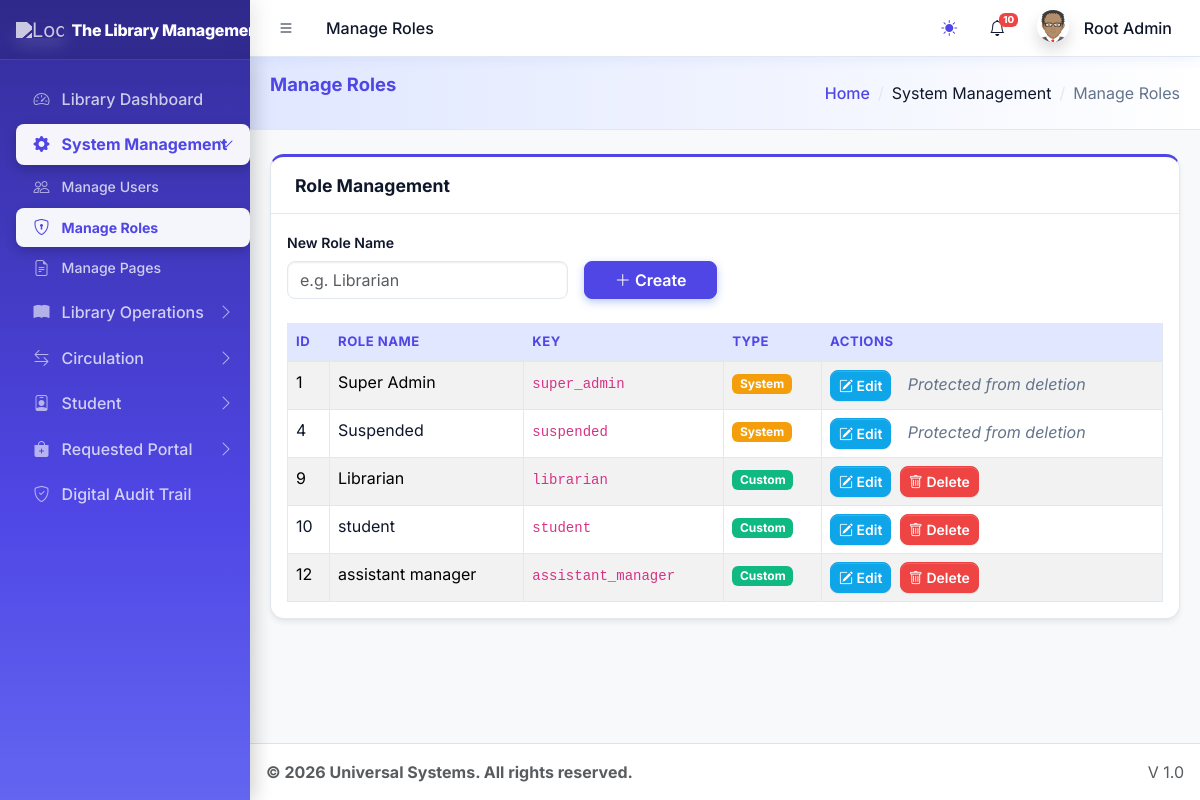
/dashboards/super_admin/manage_roles.php (signed in), run on the app's committed database.
### tables this page shows
CREATE TABLE `sys_pages` (
  `id` int(11) NOT NULL,
  `parent_id` int(11) DEFAULT 0,
  `page_name` varchar(100) NOT NULL,
  `page_url` varchar(255) DEFAULT '#',
  `icon_class` varchar(50) DEFAULT 'bi bi-circle',
  `sort_order` int(11) DEFAULT 0
);

CREATE TABLE `sys_roles` (
  `id` int(11) NOT NULL,
  `role_name` varchar(50) NOT NULL,
  `role_key` varchar(50) NOT NULL,
  `is_system_role` tinyint(1) DEFAULT 0 COMMENT '1=Cannot Delete'
);

### core/library_functions.php (called while the page is built, shortened)
<?php
class Library {
    private $pdo;
    public function __construct($pdo) {
        $this->pdo = $pdo;
    }
    public function getUnreadNotifications($userId, $limit = 10) {
        try {
            $stmt = $this->pdo->prepare("SELECT * FROM lib_notifications WHERE user_id = ? AND is_read = 0 ORDER BY created_at DESC LIMIT ?");
            $stmt->bindValue(1, $userId, PDO::PARAM_INT);
            $stmt->bindValue(2, (int)$limit, PDO::PARAM_INT);
            $stmt->execute();
            return $stmt->fetchAll();
        } catch (PDOException $e) { return []; }
    }
}
?>

### dashboards/super_admin/manage_roles.php (the view, shortened to what this page needs)
<?php
require_once '../../includes/header.php';
?>
<div class="card card-primary card-outline mb-4">
    <div class="card-header">
        <h3 class="card-title">Role Management</h3>
    </div>
    <div class="card-body">
        <form method="POST" class="row g-3 mb-4 align-items-end">
            <div class="col-md-4">
                <label class="form-label">New Role Name</label>
                <input type="text" name="role_name" class="form-control" required placeholder="e.g. Librarian">
            </div>
            <div class="col-md-2">
                <button type="submit" name="create_role" class="btn btn-primary w-100"><i class="bi bi-plus-lg"></i> Create</button>
            </div>
        </form>
        <table class="table table-bordered table-striped">
            <thead>
                <tr>
                    <th>ID</th>
                    <th>Role Name</th>
                    <th>Key</th>
                    <th>Type</th>
                    <th>Actions</th>
                </tr>
            </thead>
            <tbody>
                <?php
                $stmt = $pdo->query("SELECT * FROM sys_roles");
                while($row = $stmt->fetch()):
                    $badge = $row['is_system_role'] ? '<span class="badge text-bg-warning">System</span>' : '<span class="badge text-bg-success">Custom</span>';
                ?>
                <tr>
                    <td><?= $row['id'] ?></td>
                    <td><?= htmlspecialchars($row['role_name']) ?></td>
                    <td><code><?= $row['role_key'] ?></code></td>
                    <td><?= $badge ?></td>
                    <td>
                        <button class="btn btn-sm btn-info text-white me-1" onclick='openEditModal(<?= json_encode($row) ?>)'>
                            <i class="bi bi-pencil-square"></i> Edit
                        </button>
                        <?php if(!$row['is_system_role']): ?>
                        <a href="?delete=<?= $row['id'] ?>" class="btn btn-sm btn-danger" onclick="return confirm('Users with this role will be suspended. Continue?')">
                            <i class="bi bi-trash"></i> Delete
                        </a>
                        <?php else: ?>
                            <span class="text-muted fst-italic ms-2">Protected from deletion</span>
                        <?php endif; ?>
                    </td>
                </tr>
                <?php endwhile; ?>
            </tbody>
        </table>
    </div>
</div>
<?php require_once '../../includes/footer.php'; ?>

### includes/header.php (shortened to what this page needs)
<?php
require_once __DIR__ . '/../core/session.php';
$settings = [];
$stmt = $pdo->query("SELECT * FROM system_settings");
while ($row = $stmt->fetch()) {
    $settings[$row['setting_key']] = $row['setting_value'];
}
$current_url = substr($_SERVER['SCRIPT_NAME'], strlen('/universal/'));
$pageStmt = $pdo->prepare("SELECT * FROM sys_pages WHERE page_url LIKE ? LIMIT 1");
$pageStmt->execute(["%$current_url%"]);
$currentPageData = $pageStmt->fetch();
$pageTitle = $currentPageData['page_name'] ?? 'Dashboard';
$pageId = $currentPageData['id'] ?? 0;
$breadcrumbs = [];
if ($currentPageData && isset($currentPageData['id'])) {
    $crumbId = $currentPageData['id'];
    $safety_counter = 0;
    while($crumbId != 0 && $safety_counter < 10) {
        $safety_counter++;
        $crumbStmt = $pdo->prepare("SELECT id, parent_id, page_name, page_url FROM sys_pages WHERE id = ?");
        $crumbStmt->execute([$crumbId]);
        $crumb = $crumbStmt->fetch(PDO::FETCH_ASSOC);
        if ($crumb && is_array($crumb)) {
            array_unshift($breadcrumbs, $crumb);
            $crumbId = (int)$crumb['parent_id'];
        } else {
            break;
        }
    }
}
?>
<!DOCTYPE html>
<html lang="en"> <head>
    <link rel="stylesheet" href="<?= BASE_URL ?>assets/css/bootstrap.min.css" />
    <link rel="stylesheet" href="<?= BASE_URL ?>assets/css/bootstrap-icons.css" />
    <link rel="stylesheet" href="<?= BASE_URL ?>assets/css/adminlte.min.css" />
    <link rel="stylesheet" href="<?= BASE_URL ?>assets/css/theme.css?v=8.0" />
    <?php
    require_once __DIR__ . '/../core/library_functions.php';
    $lib = new Library($pdo);
    $unreadNotifs = $lib->getUnreadNotifications($_SESSION['user_id']);
    $unreadCount = count($unreadNotifs);
    ?>
</head>
<body class="layout-fixed sidebar-expand-lg bg-body-tertiary">
<div class="app-wrapper">
    <nav class="app-header navbar navbar-expand bg-body">
        <div class="container-fluid">
            <ul class="navbar-nav">
                <li class="nav-item"> <a class="nav-link" id="sidebar-toggle-btn" data-lte-toggle="sidebar" href="#" role="button"><i class="bi bi-list"></i></a> </li>
                <li class="nav-item d-none d-md-block"> <a href="#" class="nav-link"><?= $pageTitle ?></a> </li>
            </ul>
            <ul class="navbar-nav ms-auto">
                 <li class="nav-item">
                    <button class="btn btn-link nav-link" id="theme-toggle" type="button">
                        <i class="bi bi-sun-fill" id="theme-icon"></i>
                    </button>
                </li>
                <li class="nav-item dropdown">
                    <a class="nav-link" data-bs-toggle="dropdown" href="#" aria-expanded="false">
                        <i class="bi bi-bell"></i>
                        <?php if($unreadCount > 0): ?>
                            <span class="navbar-badge badge text-bg-danger" style="font-size: 0.6rem; padding: 2px 4px;"><?= $unreadCount ?></span>
                        <?php endif; ?>
                    </a>
                </li>
                <li class="nav-item dropdown user-menu">
                    <a href="#" class="nav-link dropdown-toggle" data-bs-toggle="dropdown">
                        <img src="<?= !empty($_SESSION['avatar']) ? $_SESSION['avatar'] : BASE_URL.'assets/img/avatar.png' ?>" class="user-image rounded-circle shadow" alt="User Image">
                        <span class="d-none d-md-inline ms-1"><?= htmlspecialchars($_SESSION['name']) ?></span>
                    </a>
                </li>
            </ul>
        </div>
    </nav>
    <?php include 'sidebar.php'; ?>
    <main class="app-main">
        <div class="app-content-header">
            <div class="container-fluid">
                <div class="row">
                    <div class="col-sm-6"><h3 class="mb-0"><?= $pageTitle ?></h3></div>
                    <div class="col-sm-6">
                        <ol class="breadcrumb float-sm-end">
                            <li class="breadcrumb-item"><a href="<?= BASE_URL ?>">Home</a></li>
                            <?php foreach($breadcrumbs as $b): if($b): ?>
                                <li class="breadcrumb-item <?= ($b['id'] == $pageId) ? 'active' : '' ?>">
                                    <?= htmlspecialchars($b['page_name']) ?>
                                </li>
                            <?php endif; endforeach; ?>
                        </ol>
                    </div>
                </div>
            </div>
        </div>
        <div class="app-content">
            <div class="container-fluid">

### includes/sidebar.php (shortened to what this page needs)
<aside class="app-sidebar bg-body-secondary shadow">
    <div class="sidebar-brand d-flex align-items-center justify-content-between px-3">
        <a href="<?= BASE_URL ?>index.php" class="brand-link flex-grow-1">
            <img src="<?= $settings['system_logo'] ?>" alt="Logo" class="brand-image opacity-75 shadow">
            <span class="brand-text fw-light"><?= $settings['system_name'] ?></span>
        </a>
    </div>
    <div class="sidebar-wrapper">
        <nav class="mt-2">
            <ul class="nav sidebar-menu flex-column" data-lte-toggle="treeview" role="menu" data-accordion="false">
                <?php
                function isMenuPageActive($pdo, $pageId, $currentBasename, $userRole)
                {
                    $stmt = $pdo->prepare("SELECT page_url FROM sys_pages WHERE id = ?");
                    $stmt->execute([$pageId]);
                    $page = $stmt->fetch();
                    if ($page && $page['page_url'] !== '#' && basename($page['page_url']) === $currentBasename) {
                        return true;
                    }
                    $sql = "
                        SELECT p.id FROM sys_pages p
                        JOIN role_access ra ON p.id = ra.page_id
                        WHERE p.parent_id = ? AND ra.role_key = ?
                    ";
                    $stmt = $pdo->prepare($sql);
                    $stmt->execute([$pageId, $userRole]);
                    $children = $stmt->fetchAll();
                    foreach ($children as $child) {
                        if (isMenuPageActive($pdo, $child['id'], $currentBasename, $userRole)) {
                            return true;
                        }
                    }
                    return false;
                }
                function buildMenu($pdo, $parentId = 0, $userRole, $currentBasename, $skipIds = [])
                {
                    $sql = "
                        SELECT p.* FROM sys_pages p
                        JOIN role_access ra ON p.id = ra.page_id
                        WHERE p.parent_id = ? AND ra.role_key = ?
                        ORDER BY p.sort_order ASC
                    ";
                    $stmt = $pdo->prepare($sql);
                    $stmt->execute([$parentId, $userRole]);
                    $items = $stmt->fetchAll();
                    foreach ($items as $item) {
                        $childStmt = $pdo->prepare("SELECT COUNT(*) FROM sys_pages WHERE parent_id = ?");
                        $childStmt->execute([$item['id']]);
                        $hasChildren = $childStmt->fetchColumn() > 0;
                        $isActive = isMenuPageActive($pdo, $item['id'], $currentBasename, $userRole);
                        $menuOpen = ($hasChildren && $isActive) ? 'menu-open' : '';
                        $activeClass = $isActive ? 'active' : '';
                        echo '<li class="nav-item ' . $menuOpen . '">';
                        echo '<a href="' . ($hasChildren ? '#' : BASE_URL . $item['page_url']) . '" class="nav-link ' . $activeClass . '">';
                        echo '<i class="nav-icon ' . $item['icon_class'] . '"></i>';
                        echo '<p>' . htmlspecialchars($item['page_name']);
                        if ($hasChildren) {
                            echo '<i class="nav-arrow bi bi-chevron-right"></i>';
                        }
                        echo '</p></a>';
                        if ($hasChildren) {
                            echo '<ul class="nav nav-treeview">';
                            buildMenu($pdo, $item['id'], $userRole, $currentBasename, $skipIds);
                            echo '</ul>';
                        }
                        echo '</li>';
                    }
                }
                $currentBasename = basename($_SERVER['PHP_SELF']);
                $userRole = $_SESSION['role'] ?? '';
                buildMenu($pdo, 0, $userRole, $currentBasename);
                ?>
            </ul>
        </nav>
    </div>
</aside>

### includes/header.php (style rules this page uses)
.user-image { width: 30px; height: 30px; object-fit: cover; }

### data on the page
sys_pages: page_name "Manage Roles"
sys_pages: page_name "Library Dashboard"
sys_pages: page_name "System Management"
sys_pages: page_name "Manage Users"
sys_pages: page_name "Manage Pages"
sys_pages: page_name "Library Operations"
sys_pages: page_name "Circulation"
sys_pages: page_name "Student"
sys_pages: page_name "Requested Portal"
sys_pages: page_name "Digital Audit Trail"
sys_roles: id "1", role_name "Super Admin", role_key "super_admin", is_system_role "System"
sys_roles: id "4", role_name "Suspended", role_key "suspended", is_system_role "System"
sys_roles: id "9", role_name "Librarian", role_key "librarian", is_system_role "Custom"
sys_roles: id "10", role_name "student", role_key "student", is_system_role "Custom"
sys_roles: id "12", role_name "assistant manager", role_key "assistant_manager", is_system_role "Custom"

### other printed values
$unreadCount "10"
$_SESSION['name'] "Root Admin"
$settings['system_name'] "The Library…"
$settings['footer_text'] "© 2026 Universal Systems. All rights reserved."
